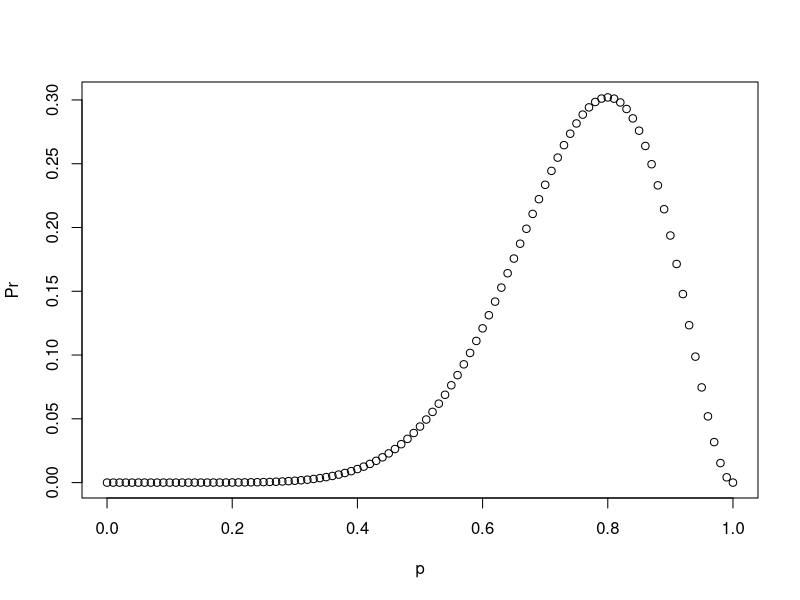
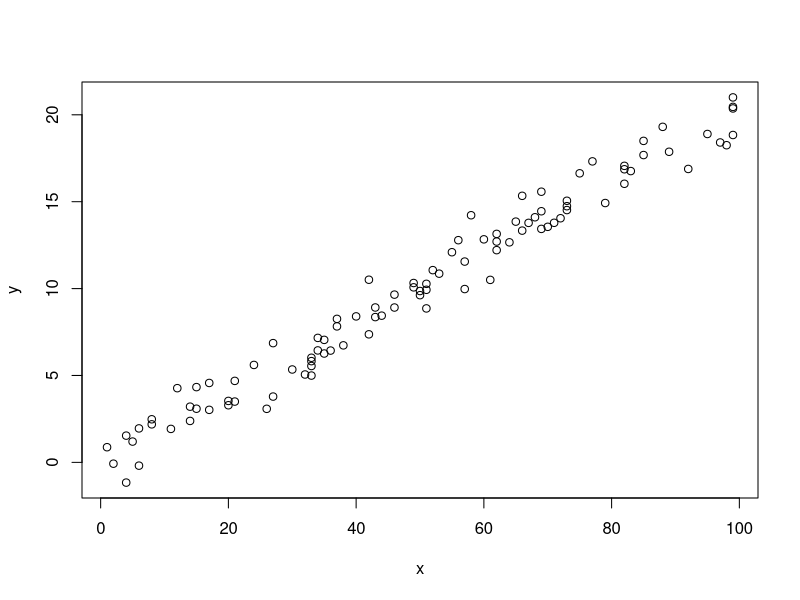

Reproduce these figures in R, in order.

p<-seq(0,1,0.01)
Pr <- 45 * (p^8)*(1-p)^2
plot(p,Pr)

myfunc <- function(x)
{
  return((x-2)^2)
}

optim(par = 1 , fn = myfunc, method = "BFGS")


########################

## sample of integers from 1 to 100
x <- sample(1:100, 100, replace=T)
x
# given that the error is normally distributed
error <- rnorm(100, mean = 0, sd = 1)
error
m <- 0.2 # slope
c <- 0.1 # intercept
y <- m*x +  c + error # output data from a simple linear regression model 


#fit <- lm(y ~ x)
#fit
plot(x,y)
#abline(fit)

mx <- mean(x)
my <- mean(y)
num <- 0
den <- 0
for (i in 1:100){
num <- num + (x[i]- mx)*(y[i] - my)
den <- den + (x[i]- mx)^2
}
beta1 <- num/den
beta0 <- my - mx*beta1


print(beta1)
print(beta0)

#Simple linear regression least squares criterion
#f=0
#for (i in 1:100){
#  f <- f + (y[i] - beta0 - beta1*x[i])^2 
#}
#print(f)

myfunc <- function(thex)
{
  f=0
  for (i in 1:100){
    return(-thex[2]*x[i] -  thex[1] + y[i])
  }
}

optim(par = c(1,-1) , fn = myfunc, method = "BFGS")

### v = list(yVals = lin.sim(n, B_0, B_1, x), xVals = x) is okay?
## leastSqCrit()
### leastSqCrit(pars, listofvars) 
### listofvars--x,y
##par---betas 


########################

xx=c(1,2,3,4,5)
zz=c(3,4,2,2,1)
yy=c(30,40,22,33,40)

funk=function(param,x,y,z){
  a=rep(param[1],5)
  b=param[2]
  d=param[3]
  fit=sum((y-(a+b*x+z*d))^2)
  return(fit)
}

optim(par=c(1,1,1), fn=funk, x=xx, y=yy, z=zz) 